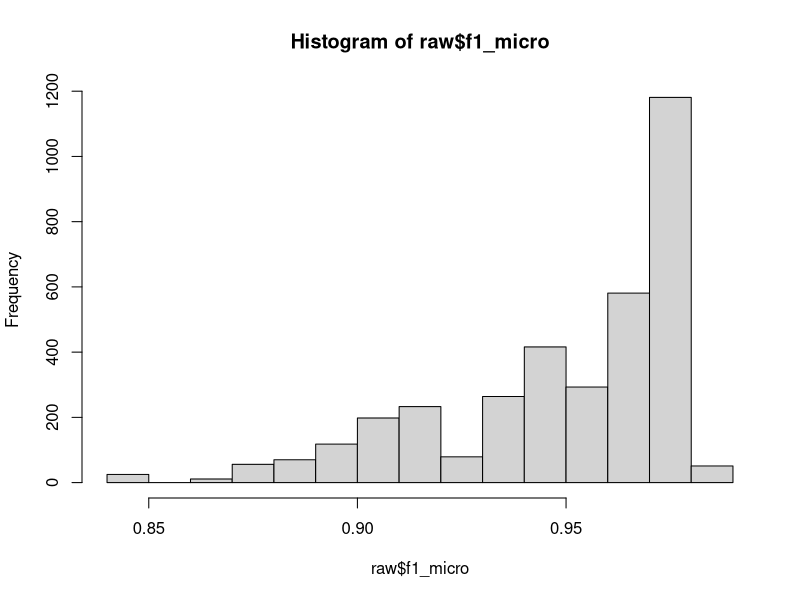
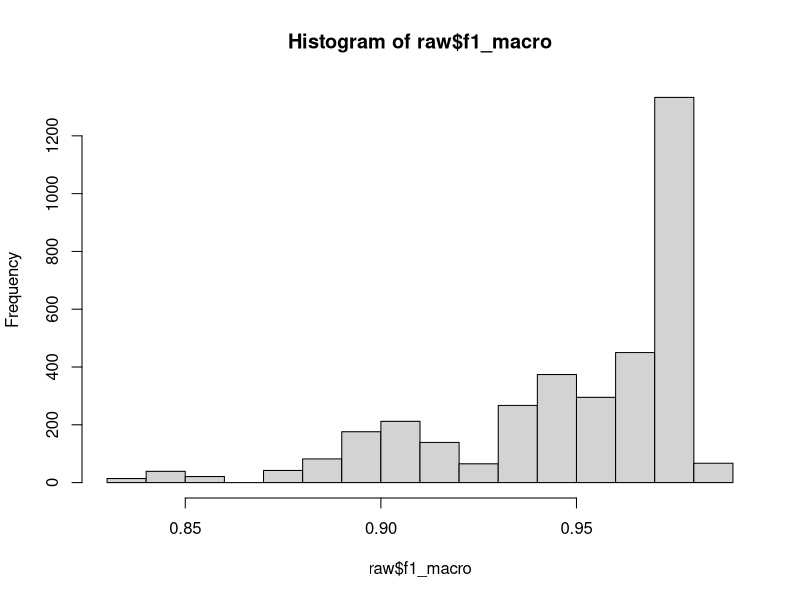
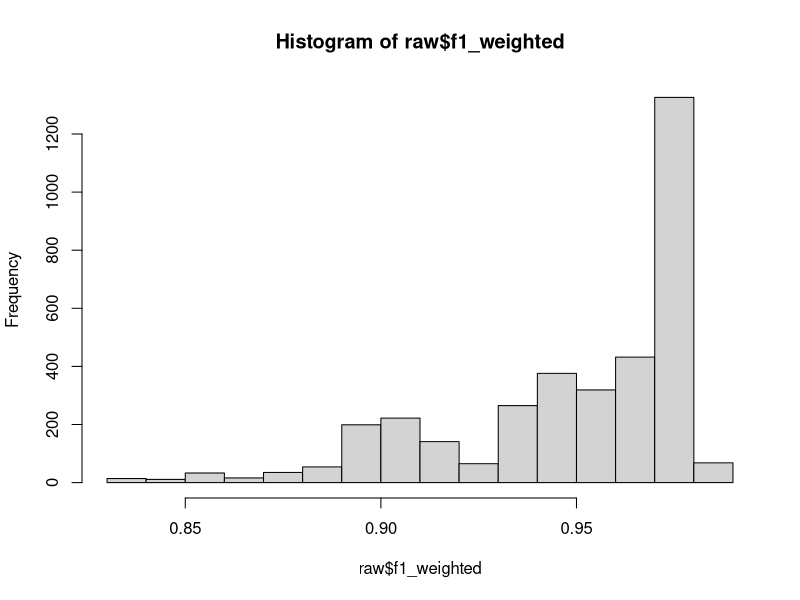
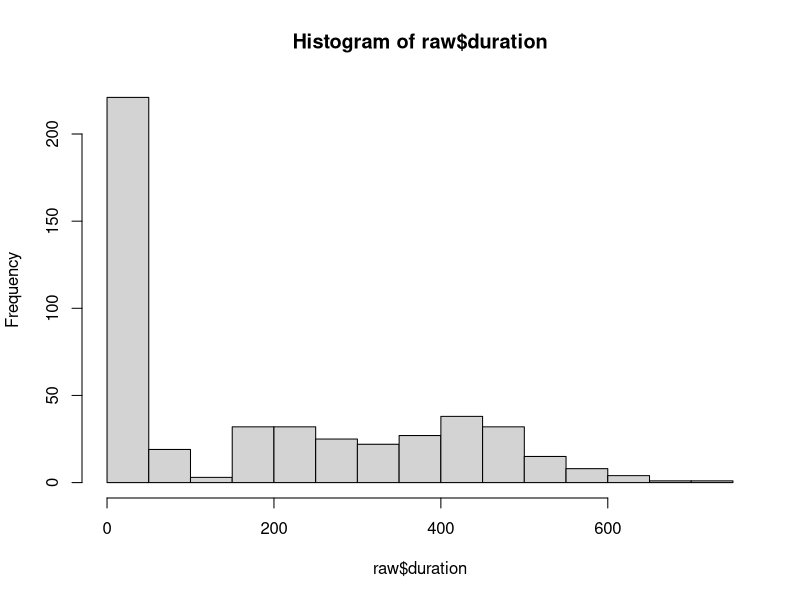
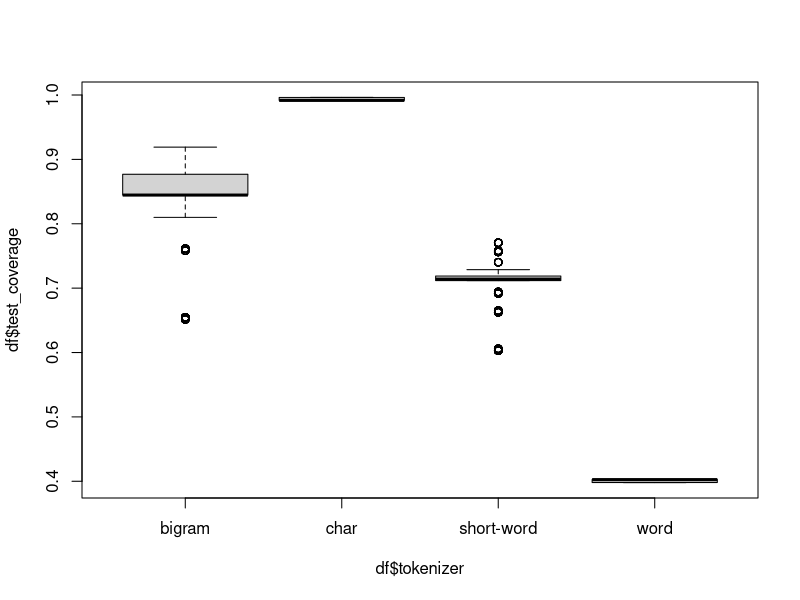
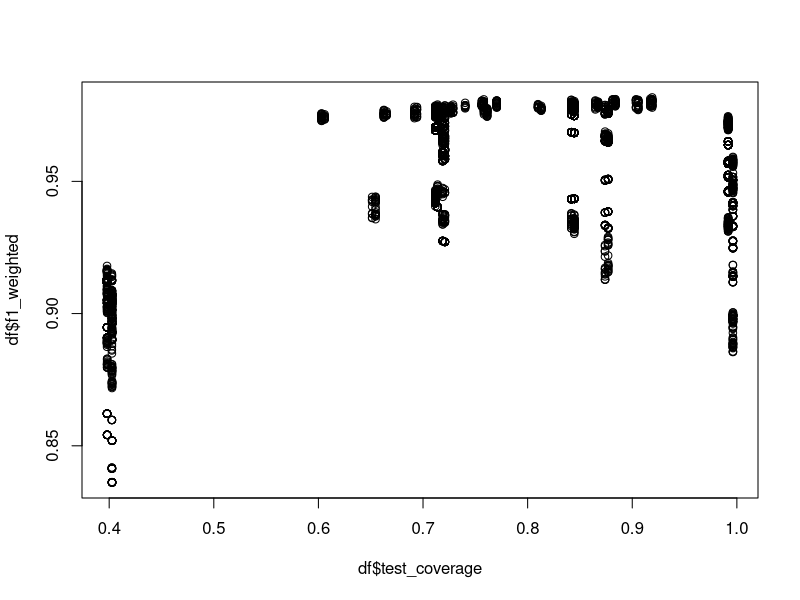
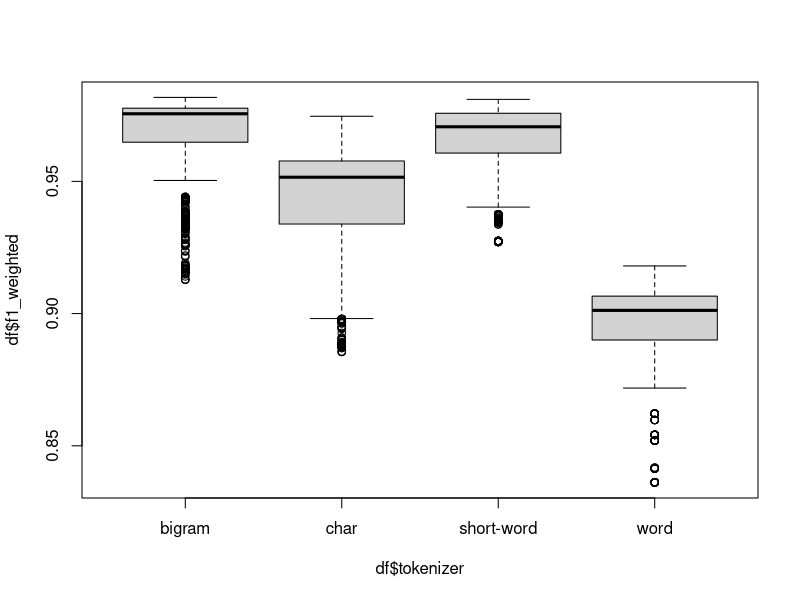
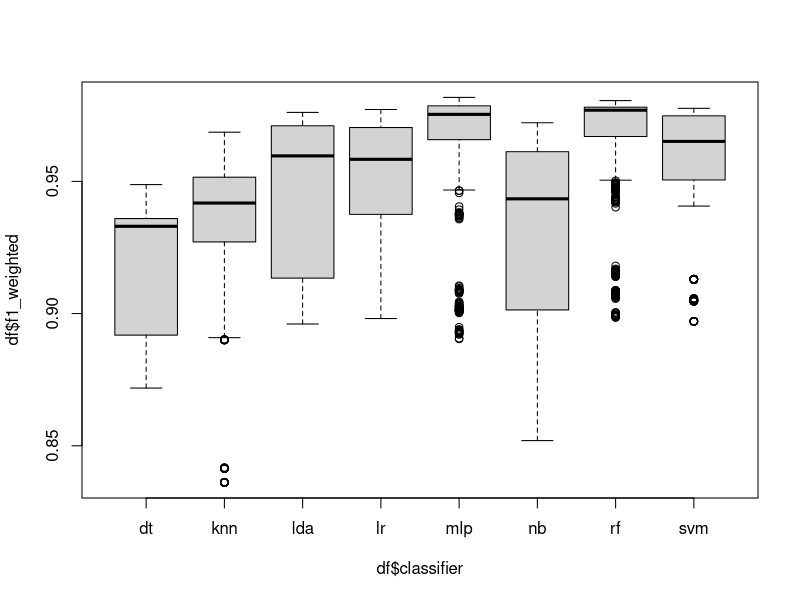

Here is the R script that generated these plots, in order:
library(readr)
library(FactoMineR)
library(mice)
library(ggplot2)
library(dplyr)

raw <- read.csv("data/reports.csv")
summary(raw)
raw$dataset <- as.factor(raw$dataset)
raw$tokenizer <- as.factor(raw$tokenizer)
raw$vectorizer <- as.factor(raw$vectorizer)
raw$classifier <- as.factor(raw$classifier)
raw$remove_diacritics <- as.factor(raw$remove_diacritics)
raw$remove_urls <- as.factor(raw$remove_urls)
raw$remove_symbols <- as.factor(raw$remove_symbols)
raw$split_sentences <- as.factor(raw$split_sentences)
raw$lower <- as.factor(raw$lower)
raw$lemmatize <- as.factor(raw$lemmatize)
raw$stemmatize <- as.factor(raw$stemmatize)

# Single-value analysis
hist(raw$f1_micro)
hist(raw$f1_macro)
hist(raw$f1_weighted)
hist(raw$duration)

# Condes for f1_weighted
df <- raw[, -which(names(raw) %in% c("dataset", "vectorizer", "lemmatize", "stemmatize"))]
summary(df)
condes(df, num.var = which(names(df) == "f1_weighted"))

plot(df$test_coverage ~ df$tokenizer)
plot(df$f1_weighted ~ df$test_coverage)
plot(df$f1_weighted ~ df$tokenizer)
plot(df$f1_weighted ~ df$classifier)


dfs <- df %>%
    arrange(tokenizer, classifier) %>%
    mutate(Combined = factor(paste(tokenizer, classifier, sep = " - "), levels = unique(paste(tokenizer, classifier, sep = " - "))))

# Boxplot f1_weighted vs tokenizer and classifier
ggplot(dfs, aes(x = interaction(tokenizer, classifier, sep = " - "), y = f1_weighted, fill = classifier)) +
    geom_boxplot() +
    labs(x = "Tokenizer - Classifier", y = "F1 Weighted", fill = "Classifier") +
    theme_minimal() +
    theme(axis.text.x = element_text(angle = 45, hjust = 1)) +
    scale_x_discrete(limits = unique(interaction(dfs$tokenizer, dfs$classifier, sep = " - ")))
ggsave("plots/f1_weighted_tokenizer_classifier.png")


shapiro.test(df$f1_weighted)



png(filename = "plots/f1_weighted_vs_diacritics_removal.png", width = 800, height = 600, res = 100)
boxplot(f1_weighted ~ remove_diacritics,
    data = df,
    main = "F1 Weighted by Diacritics Removal",
    ylab = "F1 Weighted",
    xlab = "Remove Diacritics",
    col = c("skyblue", "lightgreen")
)
dev.off()
wilcox.test(f1_weighted ~ remove_diacritics, data = df)

png(filename = "plots/f1_weighted_vs_url_removal.png", width = 800, height = 600, res = 100)
boxplot(f1_weighted ~ remove_urls,
    data = df,
    main = "F1 Weighted by URL Removal",
    ylab = "F1 Weighted",
    xlab = "Remove URLs",
    col = c("salmon", "lightyellow")
)
dev.off()
wilcox.test(f1_weighted ~ remove_urls, data = df)

png(filename = "plots/f1_weighted_vs_symbols_removal.png", width = 800, height = 600, res = 100)
boxplot(f1_weighted ~ remove_symbols,
    data = df,
    main = "F1 Weighted by Symbols Removal",
    ylab = "F1 Weighted",
    xlab = "Remove Symbols",
    col = c("lightblue", "lavender")
)
dev.off()
wilcox.test(f1_weighted ~ remove_symbols, data = df)


png(filename = "plots/f1_weighted_vs_sentence_splitting.png", width = 800, height = 600, res = 100)
boxplot(f1_weighted ~ split_sentences,
    data = df,
    main = "F1 Weighted by Sentence Splitting",
    ylab = "F1 Weighted",
    xlab = "Split Sentences",
    col = c("lightgreen", "lightpink")
)
dev.off()
wilcox.test(f1_weighted ~ split_sentences, data = df)

png(filename = "plots/f1_weighted_vs_lowercase.png", width = 800, height = 600, res = 100)
boxplot(f1_weighted ~ lower,
    data = df,
    main = "F1 Weighted by Lowercasing",
    ylab = "F1 Weighted",
    xlab = "Lowercase",
    col = c("lightcoral", "lightblue")
)
dev.off()
wilcox.test(f1_weighted ~ lower, data = df)

png(filename = "plots/f1_weighted_vs_classifier.png", width = 800, height = 600, res = 100)
classifier <- factor(df$classifier,
    levels = c("dt", "knn", "lda", "lr", "mlp", "nb", "rf", "svm"),
    labels = c("DT", "KNN", "LDA", "LR", "MLP", "NB", "RF", "SVC")
)
boxplot(df$f1_weighted ~ classifier,
    main = "F1 Weighted by Classifier",
    ylab = "F1 Weighted",
    xlab = "Classifier",
    col = c("lightgreen", "lightpink", "lightblue", "lightcoral", "lightyellow", "lightcyan", "lightsalmon", "lightgray")
)
dev.off()
kruskal.test(f1_weighted ~ classifier, data = df)

png(filename = "plots/f1_weighted_vs_tokenizer.png", width = 800, height = 600, res = 100)
tokenizers <- factor(df$tokenizer, levels = c("short-word", "bigram", "char", "word"), labels = c("Hybrid", "Bigram", "Unigram", "Word"))
boxplot(df$f1_weighted ~ tokenizers,
    main = "F1 Weighted by Tokenizer",
    ylab = "F1 Weighted",
    xlab = "Tokenizer",
    col = c("lightgreen", "lightpink", "lightblue", "lightcoral")
)
dev.off()
kruskal.test(f1_weighted ~ tokenizer, data = df)


summary(df)
model <- glm(f1_weighted ~ remove_diacritics + remove_urls + remove_symbols + split_sentences + lower, data = df)
summary(model)

# Find the best combination of parameters, based on the highest F1 Weighted
df_2000 <- df[df$voc_size == 2000, ]
best_2000 <- df_2000[which.max(df_2000$f1_weighted), ]
best_2000
# Tokenizer: bigram
# Classifier: mlp
# Remove Diacritics: False
# Remove URLs: True
# Remove Symbols: False
# Split Sentences: True
# Lower: True
# ---
# Train Coverage: 0.8403668
# Test Coverage: 0.8417647
# F1 Micro: 0.9806818
# F1 Macro: 0.9807996
# F1 Weighted: 0.9808141
# PCA Explained Variance Ratio: 0.1673027

best <- df[which.max(df$f1_weighted), ]
best
# Tokenizer: bigram
# Classifier: mlp
# Remove Diacritics: False
# Remove URLs: False
# Remove Symbols: False
# Split Sentences: False
# Lower: False
# ---
# Train Coverage: 0.9158911
# Test Coverage: 0.9173231
# F1 Micro: 0.9811364
# F1 Macro: 0.9812277
# F1 Weighted: 0.9812625
# PCA Explained Variance Ratio: 0.1613334

# Durations. We only have durations for the last runs, because we found an error on the estimation of the duration.
word_mlp <- df[df$tokenizer == "short-word" & df$classifier == "mlp", ]
word_rf <- df[df$tokenizer == "short-word" & df$classifier == "rf", ]
bigram_mlp <- df[df$tokenizer == "bigram" & df$classifier == "mlp", ]
bigram_rf <- df[df$tokenizer == "bigram" & df$classifier == "rf", ]
png(filename = "plots/duration_vs_vocabulary_size_granular.png", width = 800, height = 600, res = 100)
plot(duration ~ voc_size, data = word_mlp, col = "red", ylim = c(0, 600), xlab = "Vocabulary Size", ylab = "Duration (s)")
points(duration ~ voc_size, data = word_rf, col = "green")
points(duration ~ voc_size, data = bigram_rf, col = "blue")
points(duration ~ voc_size, data = bigram_mlp, col = "purple")
legend(500, 600, legend = c("MLP - Short-Word", "MLP - Bigram", "RF - Short-Word", "RF - Bigram"), col = c("red", "purple", "green", "blue"), lty = 1)
dev.off()


mlp <- df[df$classifier == "mlp", ]
rf <- df[df$classifier == "rf", ]
png(filename = "plots/duration_vs_vocabulary_size.png", width = 800, height = 600, res = 100)
plot(duration ~ voc_size, data = mlp, col = "red", ylim = c(0, 600), xlab = "Vocabulary Size", ylab = "Duration (s)")
points(duration ~ voc_size, data = rf, col = "blue")
legend(500, 600, legend = c("MLP", "RF"), col = c("red", "blue"), lty = 1)
dev.off()
